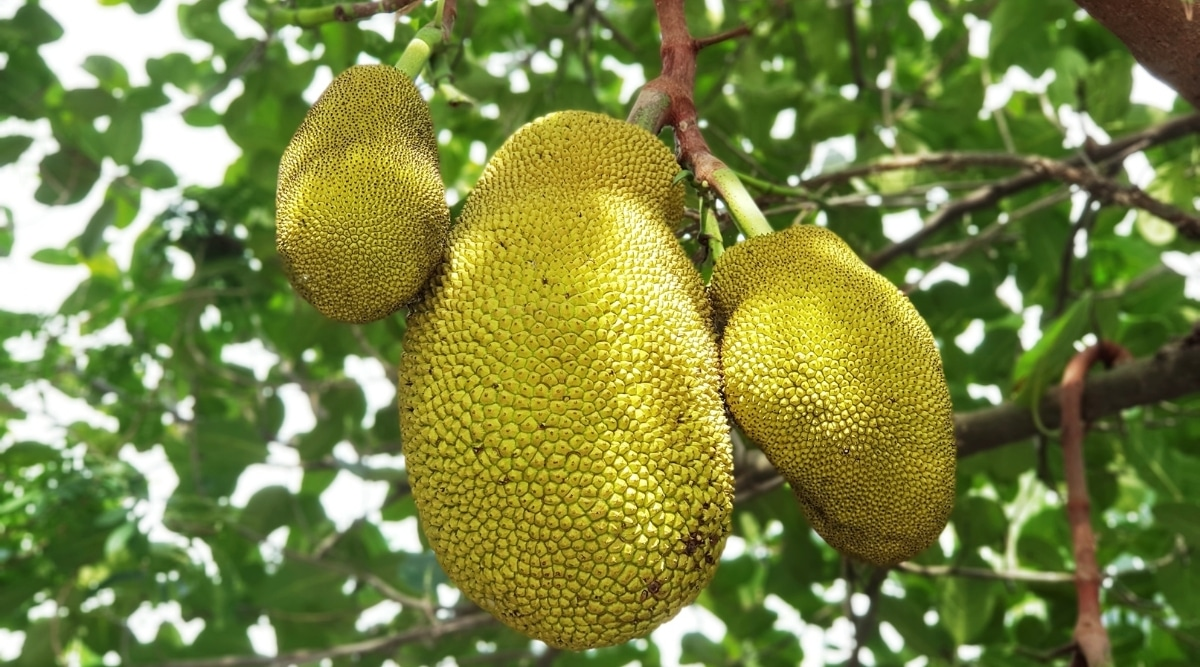
#> input picture Jackfruit.jpg, 1200 x 667 px
$ python main.py   (older library calls are emulated)
#> lines starting #> are read from the running program, lines starting #| are printed output that depends on the picture
import cv2
#imread, to read image
#imread_color(1) used for loading images with color use
#imread_greyscale(0) used for loading images in greyscale
#imread_unchanged(-1) used for loading without change
#imshow, to show image to me 2 parameters, the window in displat, and the image in display
#waitKey(0), image shown on screen until key pressed
#destroy all windows, does what it says

#read & display an image without changes
"""
image= cv2.imread("Mango.jpg")
cv2.imshow("Tree", image)
cv2.waitKey(0)

#displaying in greyscale
image1= cv2.imread("Mango.jpg",0)
cv2.imshow("Tree1", image1)
cv2.waitKey(0)

"""
#save image using opencv after mods
"""
image_path="C:/Users/akshu/Downloads/Coconut_Palm_9.jpg"
image2= cv2.imread(image_path,0)
cv2.imshow("coconut", image2)
cv2.imwrite("greycoconut.jpg",image2)
cv2.waitKey(0)
"""

#loading jackfruit in color
image3= cv2.imread("Jackfruit.jpg",1)
#> image3 is the input picture: shape (667, 1200, 3); mean B, G, R 68.2, 134.2, 123.6
#splitting image to 3 colors BGR
b,g,r= cv2.split(image3)
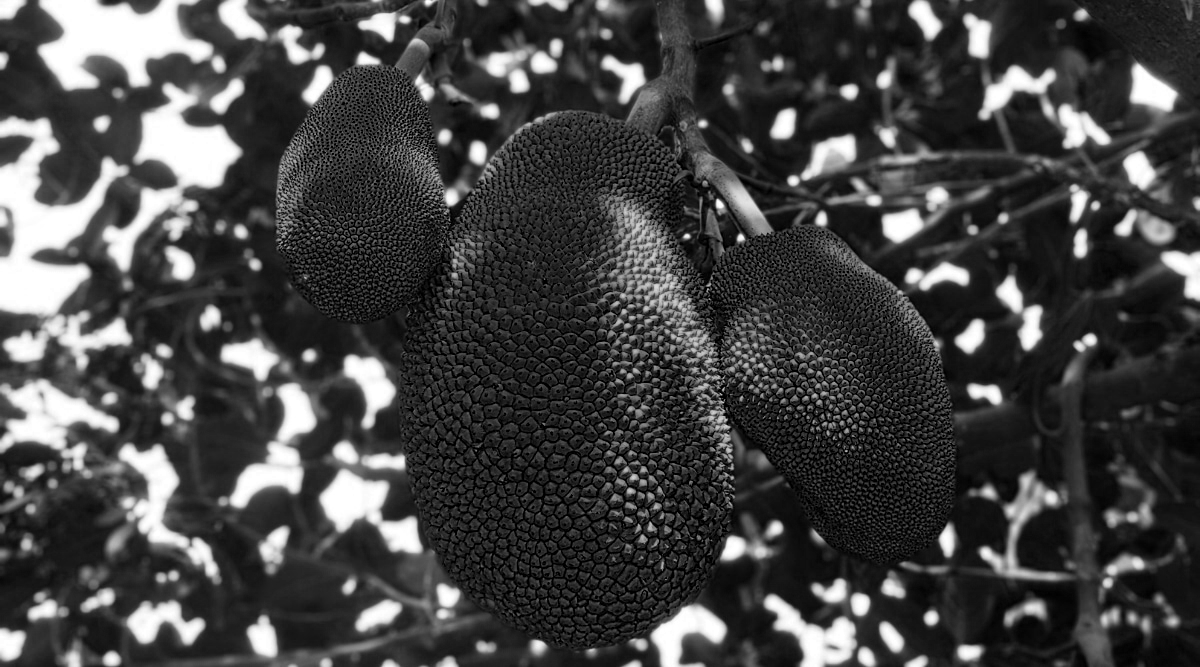
#> b: shape (667, 1200); min 0, max 255, mean 68.2
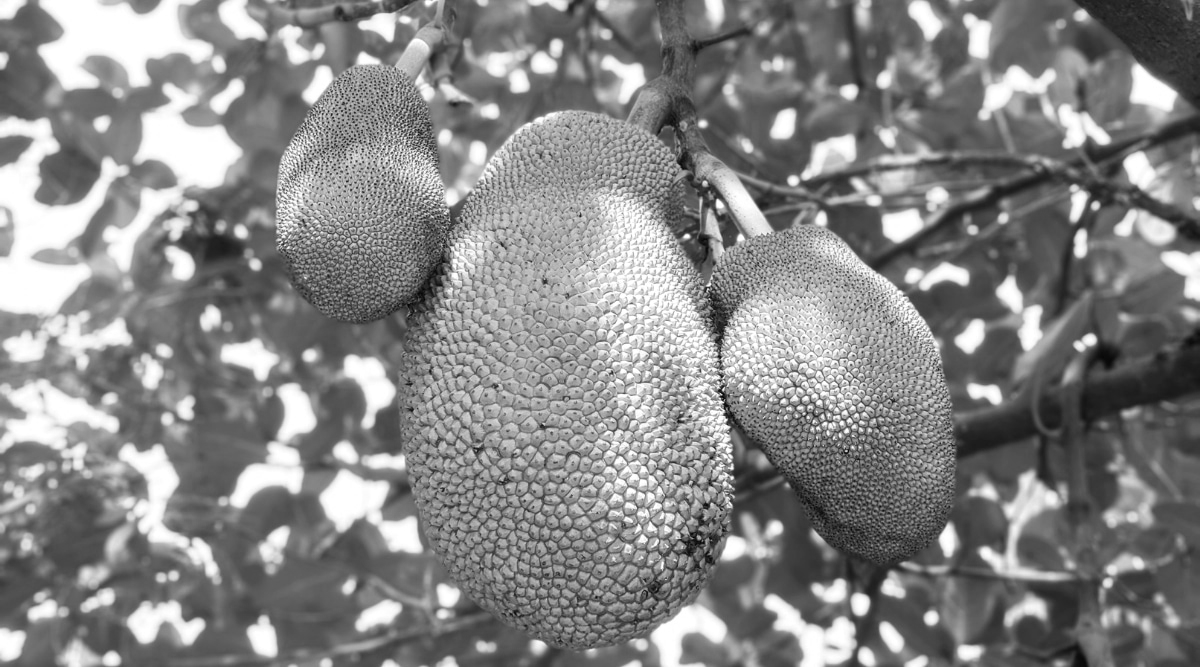
#> g: shape (667, 1200); min 2, max 255, mean 134.2
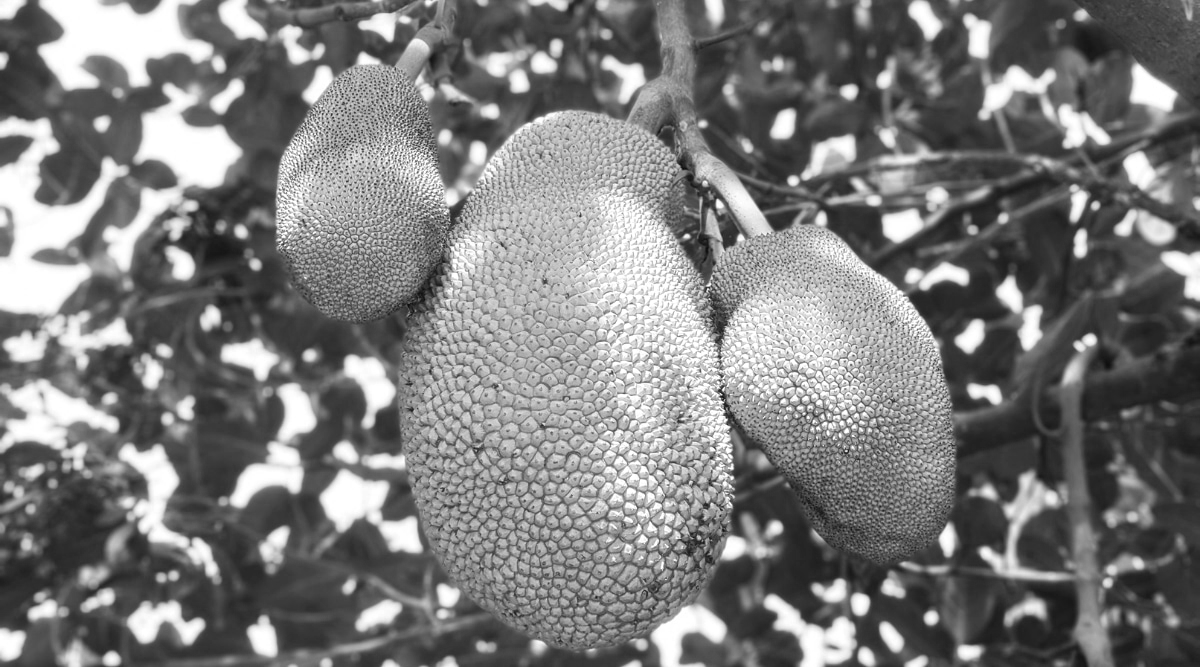
#> r: shape (667, 1200); min 9, max 255, mean 123.6
cv2.imshow("Tree2",image3)
cv2.waitKey(0)
cv2.imshow("Treeblue", b)
cv2.waitKey(0)
cv2.imshow("Treeblue", g)
cv2.waitKey(0)
cv2.imshow("Treeblue", r)
cv2.waitKey(0)
cv2.destroyAllWindows()

$ run again, with Mango.jpg copied over Jackfruit.jpg
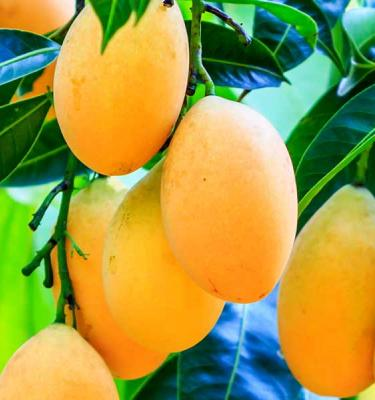
#> input picture Mango.jpg, 375 x 400 px
#> image3 is the input picture: shape (400, 375, 3); mean B, G, R 66.8, 154.3, 161.5
#> `b,g,r= cv2.split(image3)`:
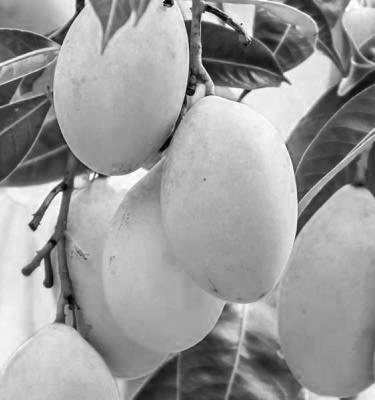
#> g: shape (400, 375); min 0, max 255, mean 154.3
#> `b,g,r= cv2.split(image3)`:
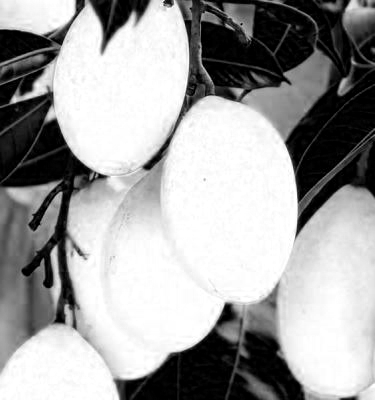
#> r: shape (400, 375); min 0, max 255, mean 161.5
